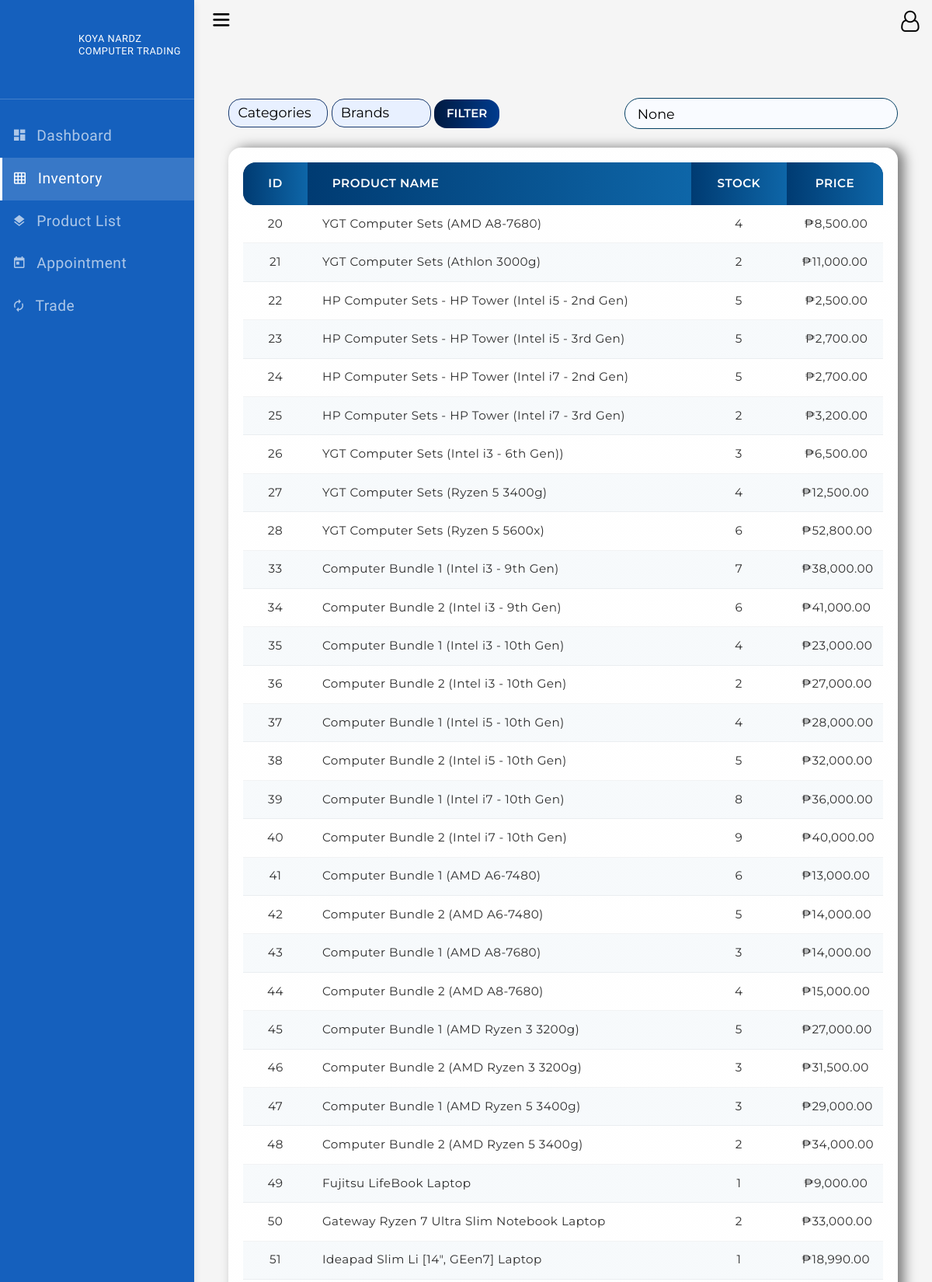
The page /admin_inventory/ (upper part) on the database its author committed.
### app/models.py (models this page shows, shortened)
class Product(models.Model):
    COMPONENT_CHOICES = [
        ('cpu', 'Processor'),
        ('motherboard', 'Motherboard'),
        ('ram', 'RAM'),
        ('gpu', 'Graphics Card'),
        ('psu', 'Power Supply'),
        ('case', 'PC Case'),
        ('cooling', 'Cooling'),
        ('monitor', 'Monitor'),
        ('storage', 'Storage'),
    ]
    category_name = models.ForeignKey(Category, on_delete=models.CASCADE, null=True)
    component_type = models.CharField(max_length=50, choices=COMPONENT_CHOICES, default="motherboard")
    brand = models.ForeignKey(Brand, on_delete=models.CASCADE, null=True)
    image = models.ImageField(upload_to='products/', null=True, blank=True)
    product_name = models.CharField(max_length=100)
    description = models.TextField(blank=True, null=True)
    price = models.DecimalField(max_digits=10, decimal_places=2)
    stock = models.PositiveIntegerField(default=0)
    model_file = models.CharField(max_length=255, blank=True, null=True)
    created_at = models.DateTimeField(auto_now_add=True, null=True)

### app/views.py (the view)
# urls.py: path('admin_inventory/', AdminInventory.as_view(), name='admin_inventory'),
class AdminInventory(TemplateView):
    template_name = 'app/admin/admin_inventory.html'
    def get_context_data(self, **kwargs):
        context = super().get_context_data(**kwargs)
        products = Product.objects.all()
        categories = Category.objects.all()
        brands = Brand.objects.all()
        category_filter = self.request.GET.get('category')
        brand_filter = self.request.GET.get('brand')
        search_query = self.request.GET.get('search')
        if category_filter:
            products = products.filter(category_name__id=category_filter)
        if brand_filter:
            products = products.filter(brand__id=brand_filter)
        if search_query:
            products = products.filter(product_name__icontains=search_query)
        context['products'] = products
        context['categories'] = categories
        context['brands'] = brands
        context['category_filter'] = category_filter
        context['brand_filter'] = brand_filter
        context['search_query'] = search_query
        return context

### app/context_processors.py (called while the page is built)
def favorites_context(request):
    favorites = request.session.get('favorites', [])
    products = Product.objects.filter(id__in=favorites)
    return {
        'products_favorite': products
    }

### app/templates/app/admin/admin_inventory.html (shortened to what this page needs)
{% extends 'app/admin/admin_base.html' %}
{% load static %}
{% load humanize %}
{% block content %}
<div class="inventorypage">
    <div class="upperinventory">
        <div class="inventory_filter">
            <form action="" method="GET">
                <select name="category">
                    <option value="">Categories</option>
                </select>
                <select name="brand">
                    <option value="">Brands</option>
                </select>
                <button type="submit">Filter</button>
            </form>
        </div>
        <div class="inventory_search">
            <form action="" method="GET">
                <input type="text" placeholder="Search..." name="search" value="{{ search_query }}">
            </form>
        </div>
    </div>
    <div class="inventorytable">
        <table>
            <thead>
                <tr>
                    <th>ID</th>
                    <th>Product Name</th>
                    <th>Stock</th>
                    <th>Price</th>
                </tr>
            </thead>
            <tbody>
            {% if products %}
                {% for produkto in products %}
                <tr>
                    <td data-label="Product ID">{{ produkto.id }}</td>
                    <td data-label="Product Name">{{ produkto.product_name }}</td>
                    <td data-label="Stock">{{ produkto.stock }}</td>
                    <td data-label="Price">₱{{ produkto.price|intcomma }}</td>
                </tr>
                {% endfor %}
            {% endif %}
            </tbody>
        </table>
    </div>
</div>
{% endblock content %}

### rows shown on the page
Product: id "20", product_name "YGT Computer Sets (AMD A8-7680)", stock "4", price "8,500.00"
Product: id "21", product_name "YGT Computer Sets (Athlon 3000g)", stock "2", price "11,000.00"
Product: id "22", product_name "HP Computer Sets - HP Tower (Intel i5 - 2nd Gen)", stock "5", price "2,500.00"
Product: id "23", product_name "HP Computer Sets - HP Tower (Intel i5 - 3rd Gen)", stock "5", price "2,700.00"
Product: id "24", product_name "HP Computer Sets - HP Tower (Intel i7 - 2nd Gen)", stock "5", price "2,700.00"
Product: id "25", product_name "HP Computer Sets - HP Tower (Intel i7 - 3rd Gen)", stock "2", price "3,200.00"
Product: id "26", product_name "YGT Computer Sets (Intel i3 - 6th Gen))", stock "3", price "6,500.00"
Product: id "27", product_name "YGT Computer Sets (Ryzen 5 3400g)", stock "4", price "12,500.00"
Product: id "28", product_name "YGT Computer Sets (Ryzen 5 5600x)", stock "6", price "52,800.00"
Product: id "33", product_name "Computer Bundle 1 (Intel i3 - 9th Gen)", stock "7", price "38,000.00"
Product: id "34", product_name "Computer Bundle 2 (Intel i3 - 9th Gen)", stock "6", price "41,000.00"
Product: id "35", product_name "Computer Bundle 1 (Intel i3 - 10th Gen)", stock "4", price "23,000.00"
Product: id "36", product_name "Computer Bundle 2 (Intel i3 - 10th Gen)", stock "2", price "27,000.00"
Product: id "37", product_name "Computer Bundle 1 (Intel i5 - 10th Gen)", stock "4", price "28,000.00"
Product: id "38", product_name "Computer Bundle 2 (Intel i5 - 10th Gen)", stock "5", price "32,000.00"
Product: id "39", product_name "Computer Bundle 1 (Intel i7 - 10th Gen)", stock "8", price "36,000.00"
Product: id "40", product_name "Computer Bundle 2 (Intel i7 - 10th Gen)", stock "9", price "40,000.00"
Product: id "41", product_name "Computer Bundle 1 (AMD A6-7480)", stock "6", price "13,000.00"
Product: id "42", product_name "Computer Bundle 2 (AMD A6-7480)", stock "5", price "14,000.00"
Product: id "43", product_name "Computer Bundle 1 (AMD A8-7680)", stock "3", price "14,000.00"
Product: id "44", product_name "Computer Bundle 2 (AMD A8-7680)", stock "4", price "15,000.00"
Product: id "45", product_name "Computer Bundle 1 (AMD Ryzen 3 3200g)", stock "5", price "27,000.00"
Product: id "46", product_name "Computer Bundle 2 (AMD Ryzen 3 3200g)", stock "3", price "31,500.00"
Product: id "47", product_name "Computer Bundle 1 (AMD Ryzen 5 3400g)", stock "3", price "29,000.00"
Product: id "48", product_name "Computer Bundle 2 (AMD Ryzen 5 3400g)", stock "2", price "34,000.00"
Product: id "49", product_name "Fujitsu LifeBook Laptop", stock "1", price "9,000.00"
Product: id "50", product_name "Gateway Ryzen 7 Ultra Slim Notebook Laptop", stock "2", price "33,000.00"
Product: id "51", product_name "Ideapad Slim Li [14\", GEen7] Laptop", stock "1", price "18,990.00"
